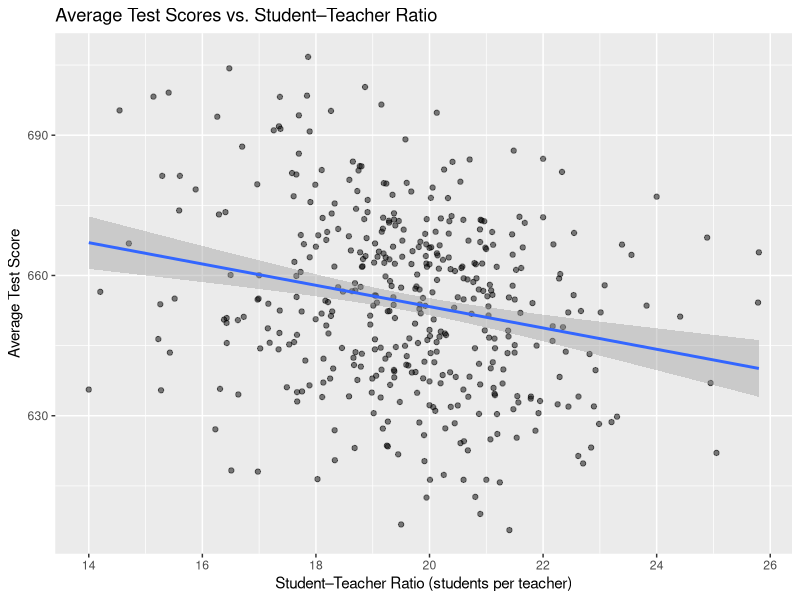

Write the R code that produced this figure.
## ---- chunk 1
# load our dataset and create variables needed in our potential model
# install.packages("AER")  # if needed
library(AER)
library(lmtest)    # for coeftest
library(sandwich)  # for vcovHC
library(car)       # for linearHypothesis

data("CASchools", package = "AER")
df <- CASchools
names(df)

# Create STR (student–teacher ratio) and test score;
df$STR <- df$students / df$teachers
df$test.score<- (df$math+df$read)/2
## ---- chunk 2
library(ggplot2)

# Scatter of test scores vs STR with a linear fit
ggplot(df, aes(x = STR, y = test.score)) +
  geom_point(alpha = 0.5) +
  geom_smooth(method = "lm", se = TRUE) +
  labs(
    title = "Average Test Scores vs. Student–Teacher Ratio",
    x = "Student–Teacher Ratio (students per teacher)",
    y = "Average Test Score"
  )
## ---- chunk 3
library(lmtest)    # for coeftest
library(sandwich)  # for vcovHC
library(car)       # for linearHypothesis

Y   <- df$test.score
X1  <- df$STR

model_1 <- lm(Y ~ X1, data = df)
coeftest(model_1, vcov. = vcovHC, type = "HC1")
## ---- chunk 4
Y   <- df$test.score
X1  <- df$STR
X2 <- df$income
X3  <- df$lunch
X4 <- df$english

model_2 <- lm(Y ~ X1 + X2 + X3 + X4, data = df)
coeftest(model_2, vcov. = vcovHC, type = "HC1")
## ---- chunk 5
#install.packages("kableExtra")

library(broom)       # for glance()
library(dplyr)       # for bind_rows, mutate, select, pipes
library(kableExtra)  # for kbl() and kable_classic()
bind_rows(
  glance(model_1) %>% mutate(model = "Bivariate OLS"),
  glance(model_2) %>% mutate(model = "Multivariate OLS")
) %>%
  select(model, r.squared, adj.r.squared, sigma, AIC, BIC) %>%
  kbl(digits = 3, caption = "Model Fit Comparison") %>%
  kable_classic(full_width = FALSE)
